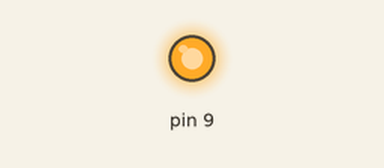
Bench run of a sketch on a simulated Arduino Uno, built with avr-gcc and run on an emulated ATmega328P. Parts: output pins drawn as LEDs (lit = HIGH). What the sketch prints to the serial monitor is not drawn.

Above: at 0.1 s.
Timing chart, 0 to 1.6 s (numbered marks = the images above):
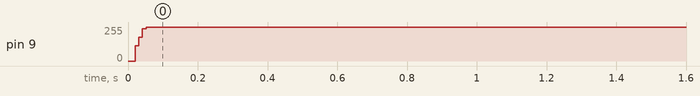

The sketch:

position_pid.ino
```cpp
/* Jon Dolan - 2019 - Arduino PID Implementation */
/* position_pid.ino - Example position PID implementation */

// enable motor debug serial print statements, comment to disable
#define MOTOR_DEBUG (1)

// motor pid libraries
#include "Arduino.h"
#include "MotorVelocity.h"

/* motor hookups */
#define PWM1    (9)
#define DIR1    (48)

/* encoders */
#define ENC1_A  (42)
#define ENC1_B  (44)

/* PIDs */
#define P1 (6.0f)
#define I1 (0.00001f)
#define D1 (0.0f)

/* ticks per rev, can be found in motor/encoder datasheet */
#define MOTOR1_TICKS_REV (4741.44)  // 1 motor revolution is 4741.44 encoder counts

/* control flow */
#define PID_PERIOD  (10000)    // rate at which PID updates in microseconds

uint32_t last_run = 0,      // time of last PID run in microseconds
         curr_run = 0;

// setup the motor class
MotorVelocity<PWM1, DIR1, ENC1_A, ENC1_B> motor1(P1, I1, D1);

void setup() {

    #ifdef MOTOR_DEBUG
        Serial.begin(115200);
    #endif

    motor1.set_target(0);

    // uncomment if the motor does not start moving "forwards"
    // motor1.backwards();

}

// for demonstration, vary the position from 0 to 1 rev to -1 rev back to 1 rev
int32_t pos = 0;
uint32_t last_position_change = 0;
bool up = true;

void loop() {

    // increment the speed every .001 seconds
    if (micros() - last_position_change > 1000) {
        if (up) {
            pos++;
            if (pos >= MOTOR1_TICKS_REV) {
                up = false;
            }
        } else {
            pos--;
            if (pos <= MOTOR1_TICKS_REV) {
                up = true;
            }
        }

        motor1.update_target(pos);
        last_position_change = micros();
    }

    // determine if it's time to run the PID calculations again
    // this controller operates on a fixed dt
    if (micros() - last_run > PID_PERIOD) {

        motor1.update();

        last_run = micros();
    }
}
```

Motor.h
```cpp
/* Jon Dolan - 2019 - Arduino PID Implementation */
/* Motor.h - Implementation of an interrupt based quadrature encoder motor class (used on Pololu motors)
 *
 * Motor::Motor()            - Initalize the class with the pwm pin, direction pin, encoder_a and _b pins, and desired PID controller constants
 * Motor::stop()             - Stop the motor movement
 * Motor::update()           - Implemented by inherited classes to update the controller and output
 * Motor::backwards()        - Specify if the motor is backwards from the default config
 * Motor::set_target()       - Command the PID controller with a new target
 * Motor::update_target()    - Update the PID controller traget without resetting the error terms
 *
 * Internal methods:
 * Motor::set_output()    - Command a new output value to the pwm pin, 0-255
 * Motor::encoder_isr()   - function for handling quadrature encoder interrupts
*/

#pragma once
#include "PID.h"
#include "Arduino.h"

const int8_t encoder_table[] = {0,-1,1,0,1,0,0,-1,-1,0,0,1,0,1,-1,0};

template<int pwm_pin, int dir_pin, int enca_pin, int encb_pin>
class Motor {
    protected:

        int current_direction = 1; // start forward
        int direction_coef = 1; // 0 if backwards

        uint32_t last_micros = 0;
        int32_t last_encoder = 0;

        PID * pid;
        float target = 0.0f;

        static volatile int32_t encoder_count;
        static uint8_t enc_val;

        void set_output(int);           // 0-255
        static void encoder_isr(void);
        void forward(void);
        void backward(void);

    public:
        // constructor
        Motor(float p, float i, float d);

        void backwards(void);

        void set_target(float);
        void update_target(float);
        void stop(void);

        virtual int update(void) = 0;
};


// Initalizer
template<int pwm_pin, int dir_pin, int enca_pin, int encb_pin>
Motor<pwm_pin, dir_pin, enca_pin, encb_pin>::Motor(float p, float i, float d) {

    // attach the interrupt pins, which should be passed in using digitalPinToInterrupt
    attachInterrupt(enca_pin, encoder_isr, CHANGE);
    attachInterrupt(encb_pin, encoder_isr, CHANGE);

    // set the direction pin as an output
    pinMode(dir_pin, OUTPUT);

    // initalize the PID
    pid = new PID(p, i, d, 255);
    pid->reset();

}

// Protected
template<int pwm_pin, int dir_pin, int enca_pin, int encb_pin>
volatile int32_t Motor<pwm_pin, dir_pin, enca_pin, encb_pin>::encoder_count = 0;

template<int pwm_pin, int dir_pin, int enca_pin, int encb_pin>
uint8_t Motor<pwm_pin, dir_pin, enca_pin, encb_pin>::enc_val = 0;

template<int pwm_pin, int dir_pin, int enca_pin, int encb_pin>
void Motor<pwm_pin, dir_pin, enca_pin, encb_pin>::encoder_isr() {
    enc_val = (enc_val << 2) | (digitalRead(enca_pin) << 1) | digitalRead(encb_pin);

    encoder_count += encoder_table[enc_val & 0b1111];
}

template<int pwm_pin, int dir_pin, int enca_pin, int encb_pin>
void Motor<pwm_pin, dir_pin, enca_pin, encb_pin>::set_output(int new_speed) {
    analogWrite(pwm_pin, new_speed);
}

template<int pwm_pin, int dir_pin, int enca_pin, int encb_pin>
void Motor<pwm_pin, dir_pin, enca_pin, encb_pin>::forward() {
    digitalWrite(dir_pin, 1);
}

template<int pwm_pin, int dir_pin, int enca_pin, int encb_pin>
void Motor<pwm_pin, dir_pin, enca_pin, encb_pin>::backward() {
    digitalWrite(dir_pin, 0);
}


// Public
template<int pwm_pin, int dir_pin, int enca_pin, int encb_pin>
void Motor<pwm_pin, dir_pin, enca_pin, encb_pin>::backwards() {
    direction_coef = 0;
}

template<int pwm_pin, int dir_pin, int enca_pin, int encb_pin>
void Motor<pwm_pin, dir_pin, enca_pin, encb_pin>::stop() {
    analogWrite(pwm_pin, 0);

}

template<int pwm_pin, int dir_pin, int enca_pin, int encb_pin>
void Motor<pwm_pin, dir_pin, enca_pin, encb_pin>::set_target(float new_target) {
    this->update_target(new_target);
    this->stop();
    pid->reset();
    this->update();
}

template<int pwm_pin, int dir_pin, int enca_pin, int encb_pin>
void Motor<pwm_pin, dir_pin, enca_pin, encb_pin>::update_target(float new_target) {
    this->target = (direction_coef) ? new_target : -new_target;
}
```

MotorVelocity.h
```cpp
/* Jon Dolan - 2019 - Arduino PID Implementation */
/* MotorVelocity.h - Inherit Motor.h to implement velocity control
 *
 * Motor::Motor()         - Inherited initalizer, see Motor.h
 * Motor::update()        - Provide velocity control capabilities
*/

#pragma once
#include "Motor.h"
#include "Arduino.h"

template<int pwm_pin, int dir_pin, int enca_pin, int encb_pin>
class MotorVelocity : public Motor<pwm_pin, dir_pin, enca_pin, encb_pin> {
    public:
        MotorVelocity(float p, float i, float d) : Motor<pwm_pin, dir_pin, enca_pin, encb_pin>(p,  i,  d) {};
        int update(void);
};

template<int pwm_pin, int dir_pin, int enca_pin, int encb_pin>
int MotorVelocity<pwm_pin, dir_pin, enca_pin, encb_pin>::update() {

    // disable interrupts to take the measurement without potentially changing the encoder_count
    noInterrupts();
    float dx = this->last_encoder - this->encoder_count;
    // update the last encoder value
    this->last_encoder = this->encoder_count;
    // record now time
    uint32_t now = millis();
    interrupts();

    // calculate the velocity
    float velocity = dx / (now - this->last_micros);

    // update the last time
    this->last_micros = now;

    // calculate the error
    float error = this->target - velocity;

    // get the result from PID
    float output = this->pid->update(error);

    // Serial.print("left rear error: "); Serial.println(error);

    // set the output according to sign of the output
    if (output > 0) {
        this->forward();
    } else {
        this->backward();
    }

    #ifdef MOTOR_DEBUG
        Serial.println(this->encoder_count);
    #endif

    // constrain to our range of ADC putput
    int cmd = constrain(fabsf(output), 0, 255);

    // set the output value for the motor
    this->set_output(cmd);

    // return it to the caller as well
    return cmd;
}
```

PID.h
```cpp
/* Jon Dolan - 2019 - Arduino PID Implementation */
/* PID.h - Implementation of a simple PID class
 *
 * PID::PID()    - Initalize PID class with p, i, d constants and a saturation threshold value above which the integral term will not accumulate, to avoid windup
 * PID::reset()  - Reset the current error terms
 * PID::update() - Update the PID with a new error term and return the controller's output value
*/

#include <stdint.h>

class PID {
    private:
        float kp, ki, kd,   // PID coefficients
              last_error, error_sum;    // state variables

        float threshold;    // saturation threshold for integral windup protection

        uint32_t last_micros;   // last time PID calculated an update

    public:
        // constructor
        PID(float p, float i, float d, float thres) : kp(p), ki(i), kd(d), threshold(thres) {};

        // commands
        void reset(void);       // automatically resets terms
        float update(float error);

};
void PID::reset() {
    error_sum = last_error = 0;
    last_micros = micros();
}
float PID::update(float error) {

    // get the latest microsecond time
    uint16_t now = micros();

    // determine the change in time
    uint16_t dt = now - last_micros;

    // calculate the p, i, and d error terms
    float output = kp*error + ki*error_sum*dt + kd*((error - last_error)/dt);

    // check against goal threshold value
    if (fabsf(output) <= threshold) {
        // if less than the saturation threshold, add the error to the running sum
        error_sum += error;
        // and update the output for the additional current error term, neglected earlier
        output += ki*error*dt;
    }

    // keep track of last error and last run time
    last_error = error;
    last_micros = now;

    // return controller output value
    return output;
}
```

Measured:
- by itself, pin 9: 0/255 → 255/255 at 0.02 s
